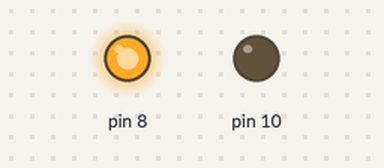
Recording of a sketch running on a simulated Arduino Uno, built with avr-gcc and run on an emulated ATmega328P. Parts: output pins drawn as LEDs (lit = HIGH).

Above: at 1.0 s.
At 3.0 s:
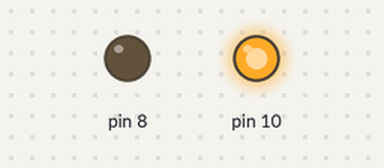
Timing chart, 0 to 5.2 s (numbered marks = the images above):
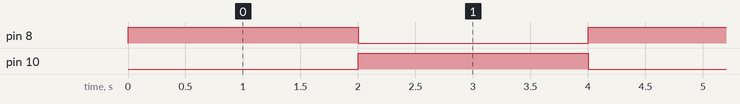

The sketch:

2_3_BlinkingLights.ino
```cpp
void setup() {

  pinMode(8, OUTPUT);
  pinMode(10, OUTPUT);

}

void loop() {

  digitalWrite(8, HIGH);
  delay(2000);
  digitalWrite(8, LOW);
  digitalWrite(10, HIGH);
  delay(2000);
  digitalWrite(10, LOW);

}
```

Measured:
- by itself, pin 8, pin 10: alternates HIGH for 2.0 s and LOW for 2.0 s
- by itself, everything shown: repeats every 4.0 s, in 3 steps
